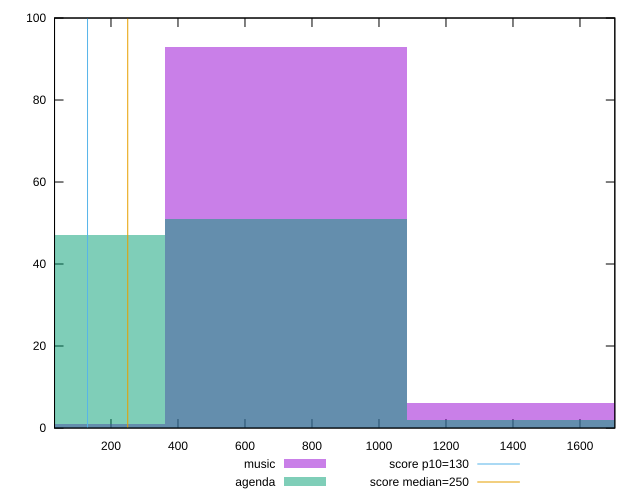

Write gnuplot code to recreate this figure.
reset

$music <<EOF
722.7041694776872 93
1445.4083389553743 6
0 1
EOF

$agenda <<EOF
722.7041694776872 51
0 47
1445.4083389553743 2
EOF

set key outside below
set boxwidth 722.7041694776872
set xrange [31.5:1704.0000000000018]
set yrange [0:100]
set trange [0:100]
set style fill transparent solid 0.5 noborder

set parametric
set terminal svg size 640, 500 enhanced background rgb 'white'
set output "reports/report_00028_2021-02-24T12-49-42.674Z/max-potential-fid/comparison/histogram/0_vs_1.svg"

plot $music title "music" with boxes, \
     $agenda title "agenda" with boxes, \
     130,t title "score p10=130", \
     250,t title "score median=250"

reset
